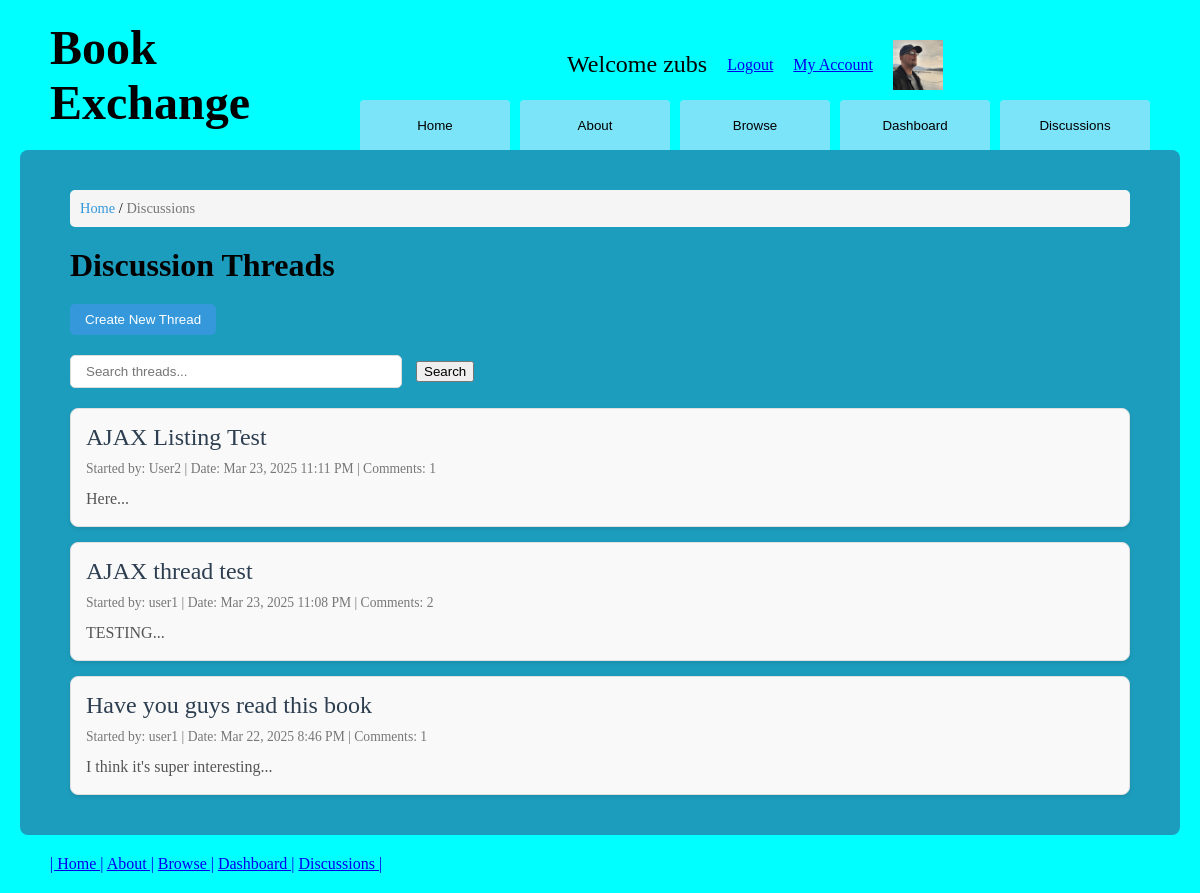
Screenshot of /threads.php (signed in) with the database file from the repository.
### tables this page shows
CREATE TABLE `threads` (
  `thread_id` int(11) NOT NULL,
  `title` varchar(100) NOT NULL,
  `username` varchar(25) NOT NULL,
  `book_id` int(11) DEFAULT NULL,
  `content` text NOT NULL,
  `created_at` timestamp NOT NULL DEFAULT current_timestamp(),
  `updated_at` timestamp NOT NULL DEFAULT current_timestamp() ON UPDATE current_timestamp()
);

### threads.php (the view, shortened to what this page needs)
<!DOCTYPE html>
<html lang="en">
<head>
    <link rel="stylesheet" href="css/stylesheet.css">
</head>
<body>
    <header>
        <h1>Book Exchange</h1>
        <div class="header-rightside">
            <?php if (isset($_SESSION['username'])): ?>
                <nav class="header-nav-top">
                    <?php echo "<h3>Welcome ".$_SESSION['username']."</h3>"; ?>
                    <a href="logout.php">Logout</a>
                    <a href="myaccount.php">My Account</a>
                    <?php echo '<img class="header-profilepic" src="'.$_SESSION['profilepic'].'">'; ?>
                </nav>
            <?php endif; ?>
            <nav class="header-nav-bottom">
                <a href="home.php"><button>Home</button></a>
                <a href="about.php"><button>About</button></a>
                <a href="browse.php"><button>Browse</button></a>
                <a href="dashboard.php"><button>Dashboard</button></a>
                <a href="threads.php"><button>Discussions</button></a>
            </nav>
        </div>
    </header>
    <div class="main-container">
        <div class="breadcrumb">
            <a href="home.php">Home</a> / <span>Discussions</span>
        </div>
        <h2>Discussion Threads</h2>
        <?php if (isset($_SESSION['username'])): ?>
            <div class="create-thread">
                <a href="create_thread.php"><button class="submit">Create New Thread</button></a>
            </div>
        <?php endif; ?>
        <div class="search-container">
            <form id="thread-search-form" method="get" action="threads.php">
                <div class="form-group">
                    <input type="text" id="thread-search" name="search" placeholder="Search threads...">
                    <button type="submit" class="submit">Search</button>
                </div>
            </form>
        </div>
        <div class="threads-container">
            <?php
            try {
                $pdo = new PDO(DBCONNSTRING, DBUSER, DBPASS);
                $pdo->setAttribute(PDO::ATTR_ERRMODE, PDO::ERRMODE_EXCEPTION);
                $search = isset($_GET['search']) ? '%' . $_GET['search'] . '%' : null;
                if ($search) {
                    $sql = "SELECT t.*, COUNT(c.comment_id) AS comment_count
                            FROM threads t
                            LEFT JOIN comments c ON t.thread_id = c.thread_id
                            WHERE t.title LIKE :search OR t.content LIKE :search
                            GROUP BY t.thread_id
                            ORDER BY t.updated_at DESC";
                    $stmt = $pdo->prepare($sql);
                    $stmt->bindParam(':search', $search, PDO::PARAM_STR);
                } else {
                    $sql = "SELECT t.*, COUNT(c.comment_id) AS comment_count
                            FROM threads t
                            LEFT JOIN comments c ON t.thread_id = c.thread_id
                            GROUP BY t.thread_id
                            ORDER BY t.updated_at DESC";
                    $stmt = $pdo->prepare($sql);
                }
                $stmt->execute();
                if ($stmt->rowCount() > 0) {
                    while ($row = $stmt->fetch(PDO::FETCH_ASSOC)) {
                        echo '<div class="thread-item" data-thread-id="' . $row['thread_id'] . '">';
                        echo '<h3><a href="thread.php?id=' . $row['thread_id'] . '">' . htmlspecialchars($row['title']) . '</a></h3>';
                        echo '<p class="thread-meta">Started by: ' . htmlspecialchars($row['username']) . ' | ';
                        echo 'Date: ' . date('M j, Y g:i A', strtotime($row['created_at'])) . ' | ';
                        echo 'Comments: ' . $row['comment_count'] . '</p>';
                        echo '<p class="thread-preview">' . htmlspecialchars(substr($row['content'], 0, 150)) . '...</p>';
                        echo '</div>';
                    }
                } else {
                    if ($search) {
                        echo '<p>No threads found matching your search.</p>';
                    } else {
                        echo '<p>No threads have been created yet.</p>';
                    }
                }
            } catch(PDOException $e) {
                echo '<p>Error: ' . $e->getMessage() . '</p>';
            }
            ?>
        </div>
    </div>
    <footer>
        <nav>
            <a href="home.php">| Home |</a>
            <a href="about.php"> About |</a>
            <a href="browse.php"> Browse |</a>
            <a href="dashboard.php"> Dashboard |</a>
            <a href="threads.php"> Discussions |</a>
        </nav>
    </footer>
</body>
</html>

### css/stylesheet.css (style rules this page uses)
html, body, header, footer, hgroup, nav, article, section, figure, figcaption, h1, h2, h3, ul, li, body, div, p, img { margin: 0; padding: 0; font-size: 100%; vertical-align: baseline; border: 0; }
body { background-color: aqua; }
.header-profilepic { width: 50px; max-height: 75px; }
.header-rightside { display: flex; flex-direction: column; align-items: center; }
.header-nav-top { display: flex; justify-content: center; align-items: center; gap: 20px; }
footer { padding: 20px 50px; }
h1 { font-size: 3em; }
h2 { font-size: 2em; }
h3 { font-size: 1.5em; font-weight: normal; }
.breadcrumb { margin: 20px 0; padding: 10px; background-color: #f0f0f0; border-radius: 5px; }
.breadcrumb a { color: #333; text-decoration: none; }
.threads-container { margin: 20px 0; }
.thread-item { padding: 15px; margin-bottom: 20px; background-color: rgb(124, 228, 249); border-radius: 8px; box-shadow: 0 2px 4px rgba(0, 0, 0, 0.1); }
.thread-item h3 { margin-top: 0; }
.thread-item a { color: #333; text-decoration: none; }
.thread-meta { color: #666; font-size: 0.9em; margin: 5px 0; }
.thread-preview { margin-top: 10px; }
.create-thread { margin: 20px 0; }
.search-container { margin: 20px 0; }
#thread-search { padding: 8px; width: 300px; border-radius: 5px; border: 1px solid #ccc; margin-right: 10px; }
.threads-container { margin-top: 20px; }
.thread-item { border: 1px solid #e0e0e0; border-radius: 8px; padding: 15px; margin-bottom: 15px; background-color: #f9f9f9; transition: background-color 0.5s ease; }
.thread-item h3 { margin-top: 0; margin-bottom: 10px; }
.thread-item h3 a { color: #2c3e50; text-decoration: none; transition: color 0.3s ease; }
.thread-meta { font-size: 0.85em; color: #777; margin-bottom: 10px; }
.thread-preview { color: #555; line-height: 1.5; }
#thread-search { padding: 8px 15px; border: 1px solid #ddd; border-radius: 5px; width: 300px; }
.breadcrumb { margin-bottom: 20px; padding: 10px; background-color: #f5f5f5; border-radius: 5px; font-size: 0.9em; }
.breadcrumb a { color: #3498db; text-decoration: none; }
.breadcrumb span { color: #777; }
.create-thread { margin-bottom: 20px; }
.create-thread button { padding: 8px 15px; background-color: #3498db; color: white; border: none; border-radius: 5px; cursor: pointer; transition: background-color 0.3s ease; }

### rows the page displays
threads: title "AJAX Listing Test", username "User2", created_at "Mar 23, 2025 11:11 PM", comment_count "1", content "Here"
threads: title "AJAX thread test", username "user1", created_at "Mar 23, 2025 11:08 PM", comment_count "2", content "TESTING"
threads: title "Have you guys read this book", username "user1", created_at "Mar 22, 2025 8:46 PM", comment_count "1", content "I think it's super interesting"

### other values shown
$_SESSION['username'] "zubs"
